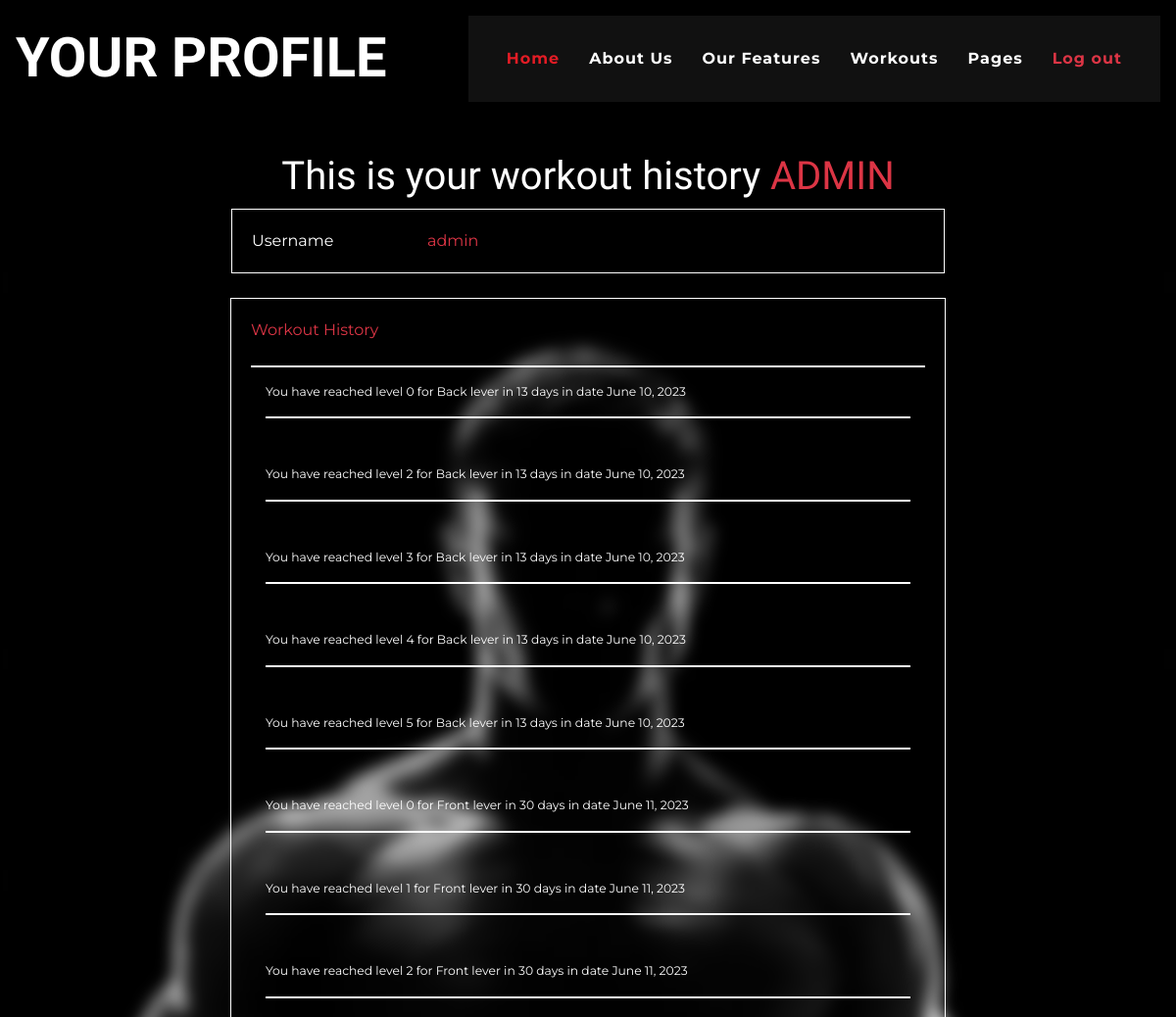
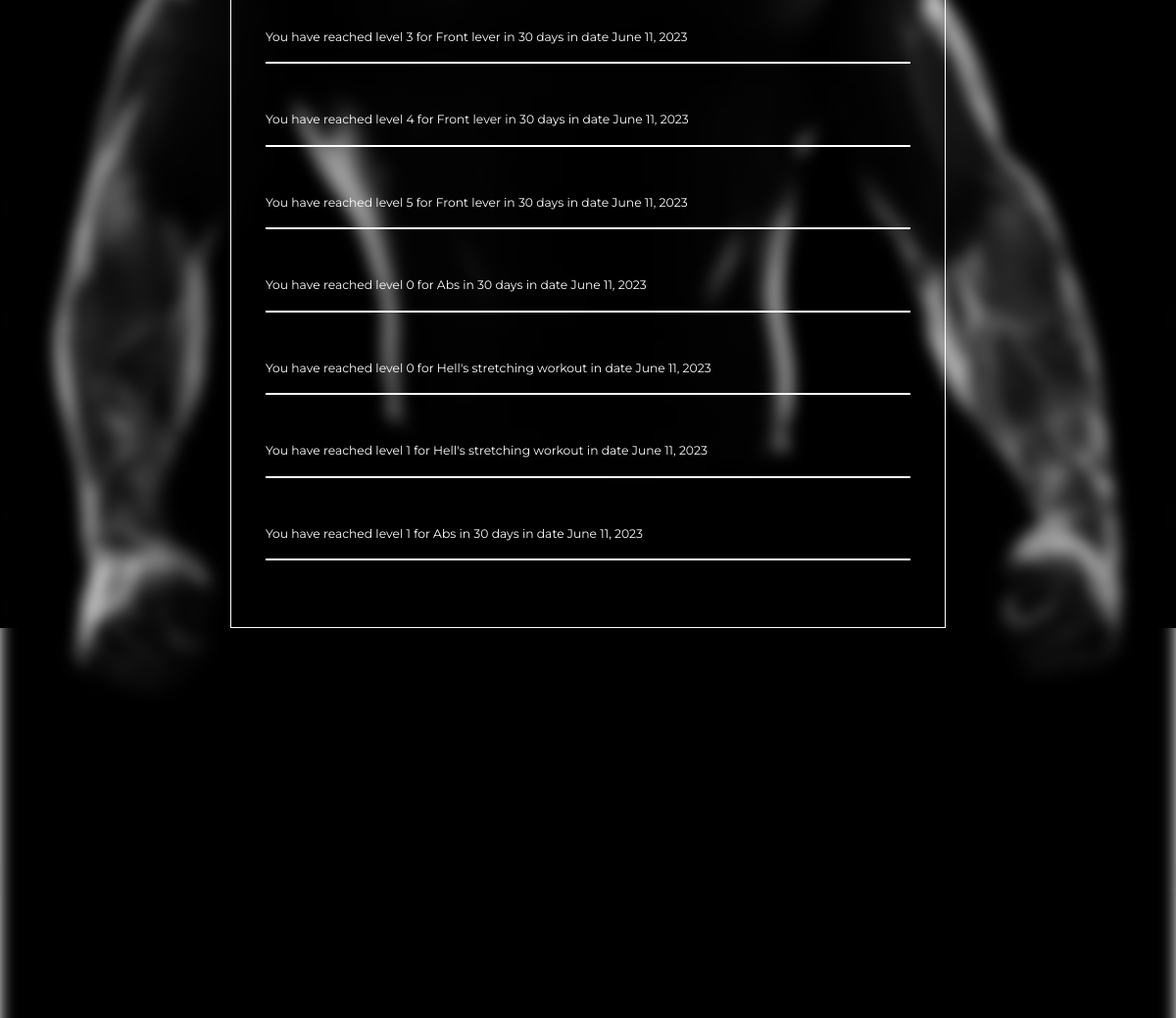
/workhistory (signed in), run on the app's committed database (2 pictures, top to bottom).
### authentication/models.py (models this page shows)
class history_per_workout(models.Model):
   username=models.ForeignKey(User, on_delete=models.CASCADE)
   workout_name=models.ForeignKey(workout, on_delete=models.CASCADE)
   level=models.IntegerField(default=0, validators=[
            MinValueValidator(0),
            MaxValueValidator(5),
   ])
   date=models.DateField()

class workout(models.Model):
   workout_name=models.CharField(max_length=25, unique=True, verbose_name="workout")
   muscle_plan=models.CharField(max_length=25)
   description=models.CharField(max_length=300)
   image=models.ImageField(upload_to='img')
   def __str__(self):
      return self.workout_name

### authentication/views.py (the view)
# urls.py: path('workhistory', views.workhistory, name='workhistory'),
def workhistory(request):
    user=request.user
    username=user.username
    username = mark_safe(username)
    history=history_per_workout.objects.filter(username=user)
    return render(request, "workhistory.html", {'username':username, 'history': history})

### templates/workhistory.html (shortened to what this page needs)
{% load static %}
<!DOCTYPE html>
<html lang="en">
    <head>
        <link href="../static/assets/lib/flaticon/font/flaticon.css" rel="stylesheet">
        <link href="../static/assets/css/style.min.css" rel="stylesheet">
        <link href="../static/assets/css/profile.css" rel="stylesheet">
    </head>
    <body class="">
        <img src="../static/assets/img/giga.jpg" style="width: 100%; position:absolute; filter: brightness(50%); left: 50%; right: 50%; transform: translate(-50%,-50%); top: 50%; filter: blur(0.5rem);">
        <div class="container-fluid p-0 nav-bar">
            <nav class="navbar navbar-expand-lg bg-none navbar-dark py-3">
                <a href="/" class="navbar-brand">
                    <h1 class="m-0 display-4 font-weight-bold text-uppercase text-white">Your profile</h1>
                </a>
                <div class="collapse navbar-collapse justify-content-between" id="navbarCollapse">
                    <div class="navbar-nav ml-auto p-4 bg-secondary">
                        <a href="/" class="nav-item nav-link active">Home</a>
                        <a href="#" class="nav-item nav-link">About Us</a>
                        <a href="#" class="nav-item nav-link">Our Features</a>
                        <a href="/workouts" class="nav-item nav-link">Workouts</a>
                        {%if request.user.is_authenticated%}
                          <div class="nav-item dropdown">
                            <a href="#" class="nav-link dropdown" data-toggle="dropdown">Pages</a>
                          </div>
                        {%endif%}
                        <a href="/logout" class="nav-item nav-link text-danger">Log out</a>
                    </div>
                </div>
            </nav>
        </div>
        <section class="profile" style="background-color: black;">
            <div class="container position-relative"><h1 class="text-white text-center">This is your workout history  <span class="text-uppercase text-danger">{{username|safe}}</span></h1></div>
            <div class="container " media>
              <div class="row justify-content-center">
                <div class="col-lg-8 ">
                  <div class="card mb-4 bg-transparent text-white">
                    <div class="card-body border border-white">
                      <div class="row ">
                        <div class="col-sm-3">
                          <p class="mb-0">Username</p>
                        </div>
                        <div class="col-sm-9">
                          <p class=" mb-0 text-danger">{{username|safe}}</p>
                        </div>
                      </div>
                    </div>
                  </div>
                <div class="row">
                    <div class="col-md-12 ">
                      <div class="card mb-4 mb-md-0 bg-transparent text-white border border-white">
                        <div class="card-body">
                          <p class="mb-4"><span class="text-danger me-1">Workout History</span></p>
                          <hr class="border border-white">
                          {% for h in history %}
                          <form method="post">
                            <div class="pb-3 form-group">
                                  <div class="container mb-1 text-w" style="font-size: .77rem;">
                                    You have reached level {{h.level}} for {{h.workout_name}} in date {{h.date}}
                                    <hr class="" style="border: 0.1px solid white; height: 0;">
                                  </div>
                            </div>
                          </form>
                          {%endfor%}
                        </div>
                      </div>
                    </div>
                </div>
                </div>
              </div>
            </div>
          </section>
    </body>
</html>

### static/assets/css/profile.css (style rules this page uses)
.profile { padding-top: 13%; }

### data on the page
history_per_workout: level "0", workout_name "Back lever in 13 days", date "June 10, 2023"
history_per_workout: level "2", workout_name "Back lever in 13 days", date "June 10, 2023"
history_per_workout: level "3", workout_name "Back lever in 13 days", date "June 10, 2023"
history_per_workout: level "4", workout_name "Back lever in 13 days", date "June 10, 2023"
history_per_workout: level "5", workout_name "Back lever in 13 days", date "June 10, 2023"
history_per_workout: level "0", workout_name "Front lever in 30 days", date "June 11, 2023"
history_per_workout: level "1", workout_name "Front lever in 30 days", date "June 11, 2023"
history_per_workout: level "2", workout_name "Front lever in 30 days", date "June 11, 2023"
history_per_workout: level "3", workout_name "Front lever in 30 days", date "June 11, 2023"
history_per_workout: level "4", workout_name "Front lever in 30 days", date "June 11, 2023"
history_per_workout: level "5", workout_name "Front lever in 30 days", date "June 11, 2023"
history_per_workout: level "0", workout_name "Abs in 30 days", date "June 11, 2023"
history_per_workout: level "0", workout_name "Hell's stretching workout", date "June 11, 2023"
history_per_workout: level "1", workout_name "Hell's stretching workout", date "June 11, 2023"
history_per_workout: level "1", workout_name "Abs in 30 days", date "June 11, 2023"

### other printed values
{{ username|safe }} "ADMIN"
{{ username|safe }} "admin"
